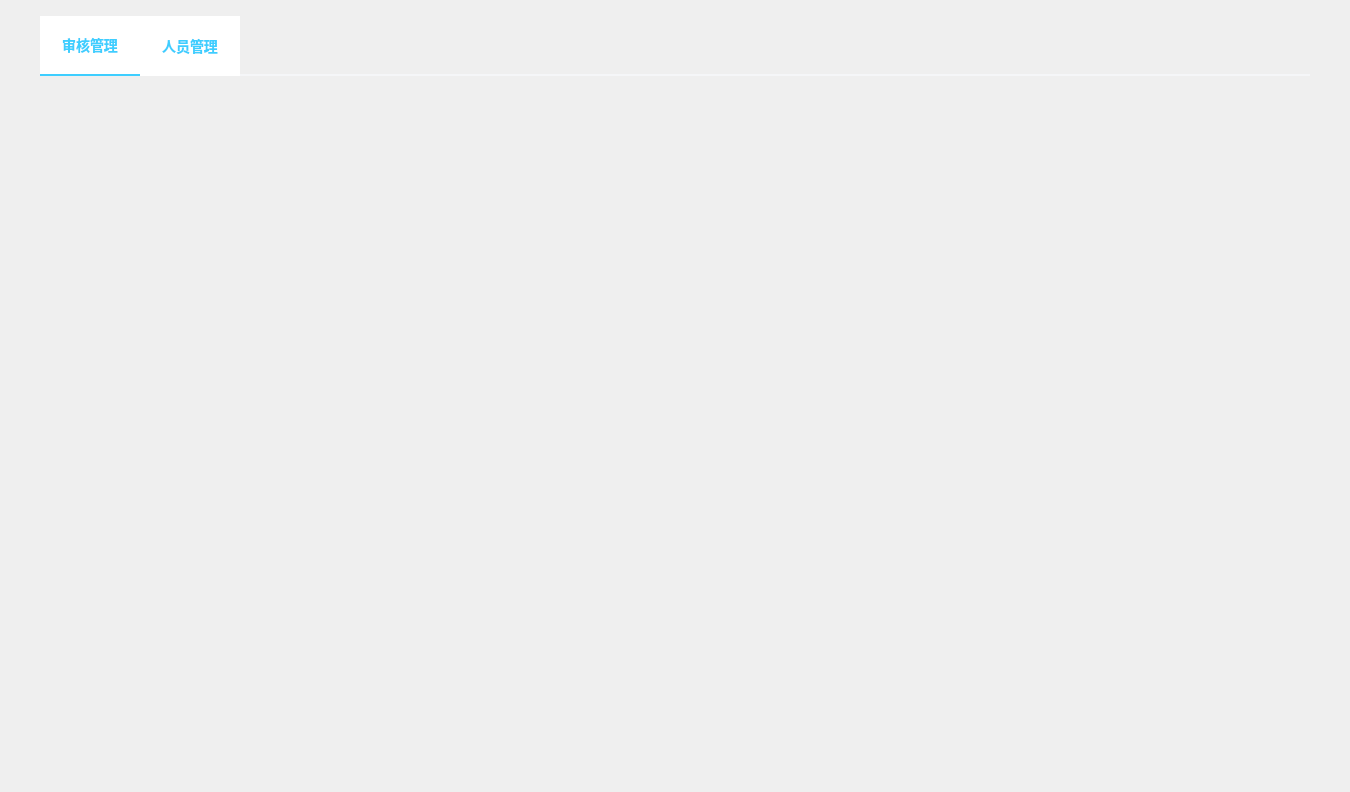
<?xml version="1.0" encoding="UTF-8"?>
<ui version="4.0">
 <class>AdminPage</class>
 <widget class="QWidget" name="AdminPage">
  <property name="geometry">
   <rect>
    <x>0</x>
    <y>0</y>
    <width>1350</width>
    <height>792</height>
   </rect>
  </property>
  <property name="windowTitle">
   <string>Form</string>
  </property>
  <property name="styleSheet">
   <string notr="true">color: black</string>
  </property>
  <layout class="QHBoxLayout" name="horizontalLayout">
   <property name="spacing">
    <number>0</number>
   </property>
   <property name="leftMargin">
    <number>0</number>
   </property>
   <property name="topMargin">
    <number>0</number>
   </property>
   <property name="rightMargin">
    <number>0</number>
   </property>
   <property name="bottomMargin">
    <number>0</number>
   </property>
   <item>
    <widget class="QWidget" name="backgroundAp" native="true">
     <property name="styleSheet">
      <string notr="true"/>
     </property>
     <layout class="QHBoxLayout" name="horizontalLayout_2">
      <property name="spacing">
       <number>0</number>
      </property>
      <property name="leftMargin">
       <number>16</number>
      </property>
      <property name="topMargin">
       <number>16</number>
      </property>
      <property name="rightMargin">
       <number>16</number>
      </property>
      <property name="bottomMargin">
       <number>15</number>
      </property>
      <item>
       <widget class="QWidget" name="containAp" native="true">
        <property name="styleSheet">
         <string notr="true"/>
        </property>
        <layout class="QVBoxLayout" name="verticalLayout">
         <property name="spacing">
          <number>15</number>
         </property>
         <property name="leftMargin">
          <number>24</number>
         </property>
         <property name="topMargin">
          <number>0</number>
         </property>
         <property name="rightMargin">
          <number>24</number>
         </property>
         <property name="bottomMargin">
          <number>0</number>
         </property>
         <item>
          <widget class="QFrame" name="btnBoxAp">
           <property name="minimumSize">
            <size>
             <width>0</width>
             <height>60</height>
            </size>
           </property>
           <property name="maximumSize">
            <size>
             <width>16777215</width>
             <height>60</height>
            </size>
           </property>
           <property name="styleSheet">
            <string notr="true">#btnBoxAp{

	border: none;
	border-bottom: 2px solid #F5F6F8;
}


</string>
           </property>
           <property name="frameShape">
            <enum>QFrame::Shape::StyledPanel</enum>
           </property>
           <property name="frameShadow">
            <enum>QFrame::Shadow::Raised</enum>
           </property>
           <layout class="QHBoxLayout" name="horizontalLayout_3">
            <property name="spacing">
             <number>0</number>
            </property>
            <property name="leftMargin">
             <number>0</number>
            </property>
            <property name="topMargin">
             <number>0</number>
            </property>
            <property name="rightMargin">
             <number>0</number>
            </property>
            <property name="bottomMargin">
             <number>0</number>
            </property>
            <item>
             <widget class="QPushButton" name="checkBtnAp">
              <property name="minimumSize">
               <size>
                <width>100</width>
                <height>60</height>
               </size>
              </property>
              <property name="maximumSize">
               <size>
                <width>100</width>
                <height>60</height>
               </size>
              </property>
              <property name="styleSheet">
               <string notr="true">#checkBtnAp{
	background-color: #FFFFFF;
	font-family: '微软雅黑';
	font-size: 14px;
	font-weight: bold;
	color: #3ECEFF;
	border: none;
	border-bottom: 2px solid #3ECEFF;
}

</string>
              </property>
              <property name="text">
               <string>审核管理</string>
              </property>
             </widget>
            </item>
            <item>
             <widget class="QPushButton" name="roleBtnAp">
              <property name="minimumSize">
               <size>
                <width>100</width>
                <height>60</height>
               </size>
              </property>
              <property name="maximumSize">
               <size>
                <width>100</width>
                <height>60</height>
               </size>
              </property>
              <property name="styleSheet">
               <string notr="true">#roleBtnAp{
	background-color: #FFFFFF;
	font-family: '微软雅黑';
	font-size: 14px;
	font-weight: bold;
	color: #3ECEFF;
	border: none;
}
</string>
              </property>
              <property name="text">
               <string>人员管理</string>
              </property>
             </widget>
            </item>
            <item>
             <spacer name="horizontalSpacer">
              <property name="orientation">
               <enum>Qt::Orientation::Horizontal</enum>
              </property>
              <property name="sizeHint" stdset="0">
               <size>
                <width>1067</width>
                <height>20</height>
               </size>
              </property>
             </spacer>
            </item>
           </layout>
          </widget>
         </item>
         <item>
          <widget class="QWidget" name="pageBoxAp" native="true">
           <property name="styleSheet">
            <string notr="true"/>
           </property>
           <widget class="CheckPageForAp" name="checkAp" native="true">
            <property name="geometry">
             <rect>
              <x>0</x>
              <y>0</y>
              <width>1270</width>
              <height>686</height>
             </rect>
            </property>
            <property name="styleSheet">
             <string notr="true">/*
#checkAp{
	backgroud-color: #FFFFFF;
	font-size: 14px;
	font-family: '微软雅黑';
	color: #666666;
	border: none;
	border-bottom:2px solid #F5F6F8;
	
}
*/</string>
            </property>
           </widget>
           <widget class="RolePageForAp" name="roleAp" native="true">
            <property name="geometry">
             <rect>
              <x>0</x>
              <y>0</y>
              <width>1270</width>
              <height>686</height>
             </rect>
            </property>
            <property name="styleSheet">
             <string notr="true">/*
#roleAp{
	backgroud-color: #FFFFFF;
	font-size: 14px;
	font-family: '微软雅黑';
	color: #666666;
	border: none;
	border-bottom:2px solid #F5F6F8;
	
}

*/</string>
            </property>
           </widget>
           <zorder>roleAp</zorder>
           <zorder>checkAp</zorder>
          </widget>
         </item>
        </layout>
       </widget>
      </item>
     </layout>
    </widget>
   </item>
  </layout>
 </widget>
 <customwidgets>
  <customwidget>
   <class>CheckPageForAp</class>
   <extends>QWidget</extends>
   <header>checkpageforap.h</header>
   <container>1</container>
  </customwidget>
  <customwidget>
   <class>RolePageForAp</class>
   <extends>QWidget</extends>
   <header location="global">rolepageforap.h</header>
   <container>1</container>
  </customwidget>
 </customwidgets>
 <resources/>
 <connections/>
</ui>
